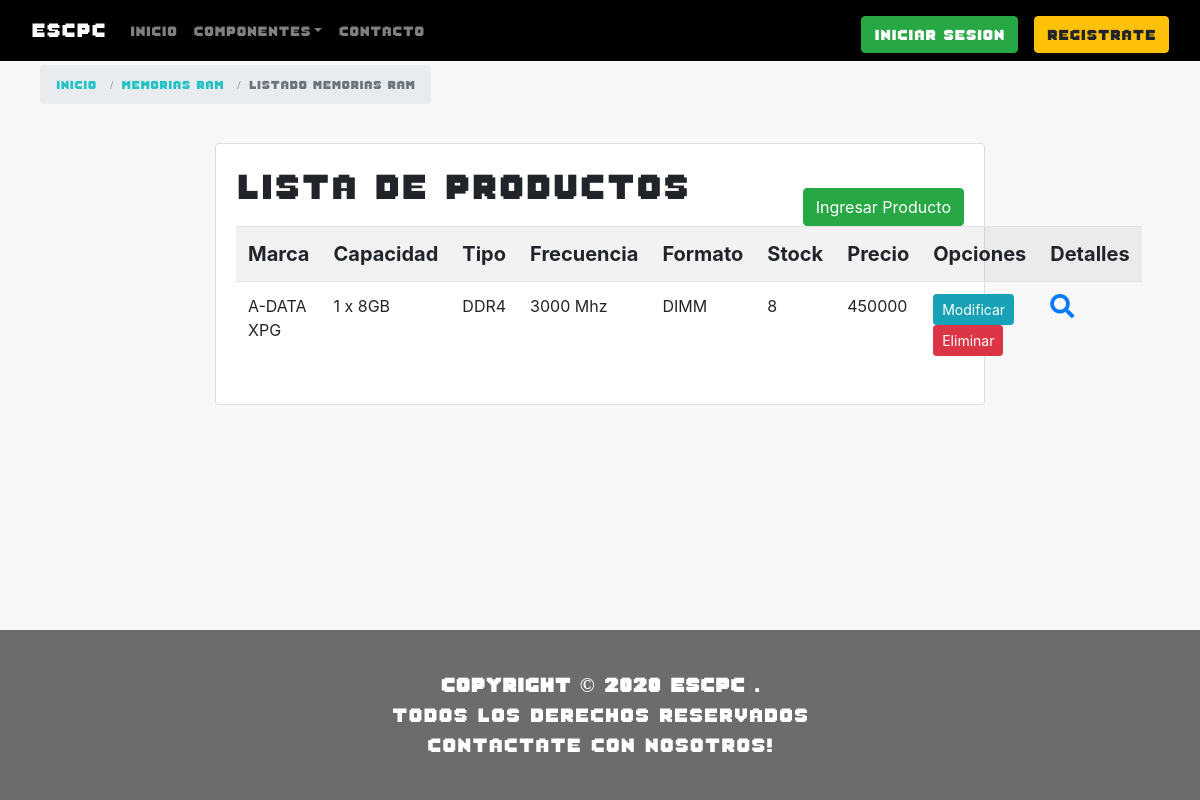
Page /rams/ on the earlier database version.
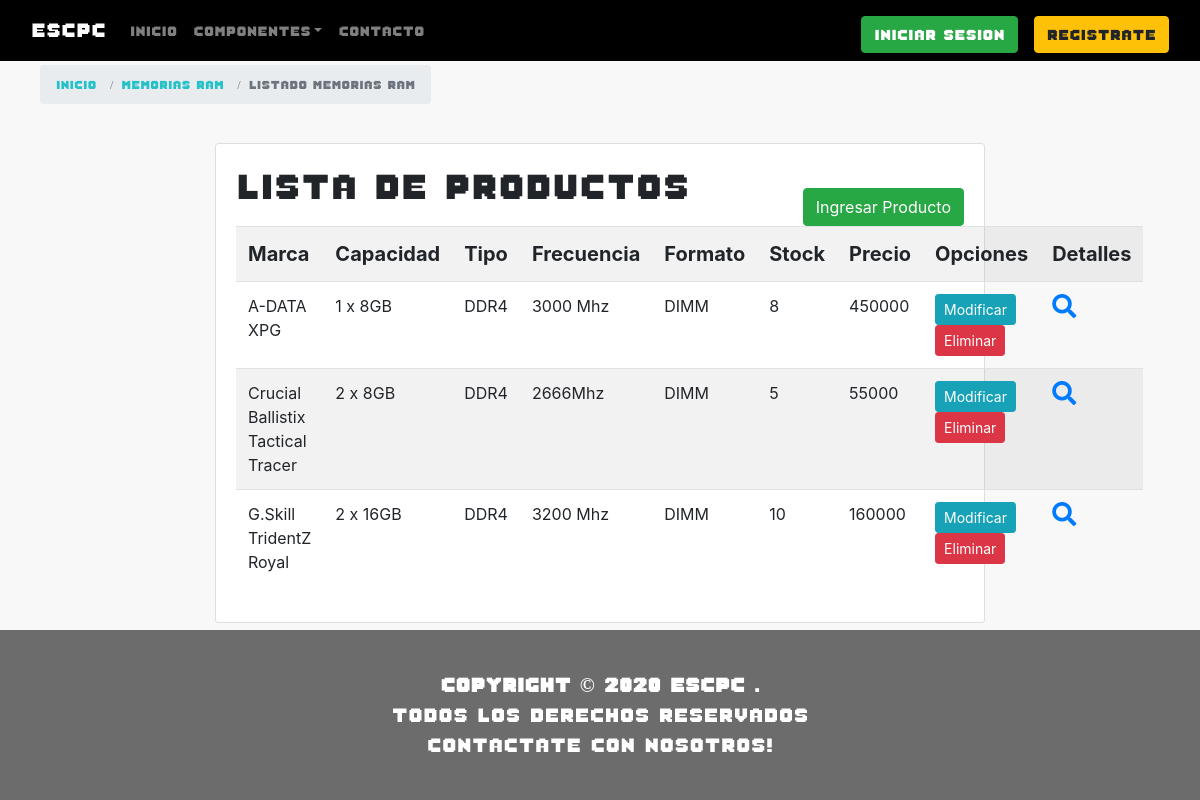
Same page on the later database version.
### catalog/models.py (models this page shows, shortened)
class Ram(models.Model):
   marca = models.CharField(max_length=100,help_text='Marca del producto')
   capacidad = models.CharField(max_length=100)
   CATALOGO_TIPO_RAM = (
      ('seleccione','Seleccione'),
      ('DDR3','DDR3'),
      ('DDR4','DDR4'),
   )
   tipo = models.CharField(max_length=10,choices=CATALOGO_TIPO_RAM,blank=False,default='se',help_text='Tipo de ram')
   frecuencia = models.CharField(max_length=50)
   CATALOGO_FORMATO_RAM = (
      ('seleccione','Seleccione'),
      ('DIMM','DIMM'),
      ('SO-DIMM','SO-DIMM')
   )
   formato = models.CharField(max_length=10,choices=CATALOGO_FORMATO_RAM,blank=False,default='s',help_text='Formato de la Ram')
   stock = models.IntegerField(default=0)
   imagen = models.ImageField(upload_to='ram/',null=True)
   imagen_detail = models.ImageField(upload_to='ram_detail/', null=True)
   precio = models.IntegerField(default=0)

### catalog/views.py (the view)
# urls.py: path('rams/', views.RamListView.as_view(), name="memoriasram"),
class RamListView(ListView):
   model = Ram
   template_name = 'catalogo/Ram/ram_list.html'

### cart/context_processor.py (called while the page is built)
def cart_total_amount(request):
   total = 0.0
   if request.user.is_authenticated:
      for key, value in request.session['cart'].items():
         total = total + (float(value['price']) * value['quantity'])
   return {'cart_total_amount': total}

### catalog/templates/catalogo/Ram/ram_list.html (shortened to what this page needs)
{% extends "base_generic.html" %}
{% block content %}
<head>
   <link rel="stylesheet" href="https://use.fontawesome.com/releases/v5.7.0/css/all.css"
>
</head>
<body>
   <div id="seguimiento" class="container">
      <div class="col-md-5">
         <ol class="breadcrumb breadcrumb-extend">
            <li class="breadcrumb-item">
               <a href="{% url 'index' %}">
                  Inicio
               </a>
            </li>
            <li class="breadcrumb-item">
               <a href="{% url 'rams' %}">
                  Memorias ram
               </a>
            </li>
            <li class="breadcrumb-item active">
               Listado Memorias Ram
            </li>
         </ol>
      </div>
   </div>
   <div class="container mt-5 col-md-8">
      <div class="card">
         <div class="card-body">
            <h1 style="font-family: fuente8bits; font-size: 3vw; float: left;">
               Lista de Productos
            </h1>
            <a href="{% url 'nueva_ram' %}" class="btn btn-success brn-sm mt-4"
                  style="float: right;">
               Ingresar Producto
            </a>
            {% if ram_list %}
            <table class="table table-striped table-hover table-responsive-sm">
               <tr style="font-size: 20px;">
                  <th>Marca</th>
                  <th>Capacidad</th>
                  <th>Tipo</th>
                  <th>Frecuencia</th>
                  <th>Formato</th>
                  <th>Stock</th>
                  <th>Precio</th>
                  <th>Opciones</th>
                  <th>Detalles</th>
               </tr>
               {% for ra in ram_list %}
               <tr>
                  <td>
                     {{ ra.marca }}
                  </td>
                  <td>
                     {{ ra.capacidad }}
                  </td>
                  <td>
                     {{ ra.tipo }}
                  </td>
                  <td>
                     {{ ra.frecuencia }}
                  </td>
                  <td>
                     {{ ra.formato }}
                  </td>
                  <td>
                     {{ ra.stock }}
                  </td>
                  <td>
                     {{ ra.precio }}
                  </td>
                  <td>
                     <a href="{% url 'modificar_ram' ra.id %}"
                           class="btn btn-info btn-sm">
                        Modificar
                     </a>
                     <a href="{% url 'eliminar_ram' ra.id %}"
                           class="btn btn-danger btn-sm">
                        Eliminar
                     </a>
                  </td>
                  <td>
                     <a href="{% url 'ram-detail' ra.id %}">
                        <i class="fa" style="font-size: 24px;">
                           &#xf002
                        </i>
                     </a>
                  </td>
               </tr>
               {% endfor %}
            </table>
            {% else %}
            <p>
               No hay productos
            </p>
            {% endif %}
         </div>
      </div>
   </div>
</body>
{% endblock %}

Differences in the rows shown:
added Ram: marca "Crucial Ballistix Tactical Tracer", capacidad "2 x 8GB", tipo "DDR4", frecuencia "2666Mhz", formato "DIMM", stock "5", precio "55000"
added Ram: marca "G.Skill TridentZ Royal", capacidad "2 x 16GB", tipo "DDR4", frecuencia "3200 Mhz", formato "DIMM", stock "10", precio "160000"
